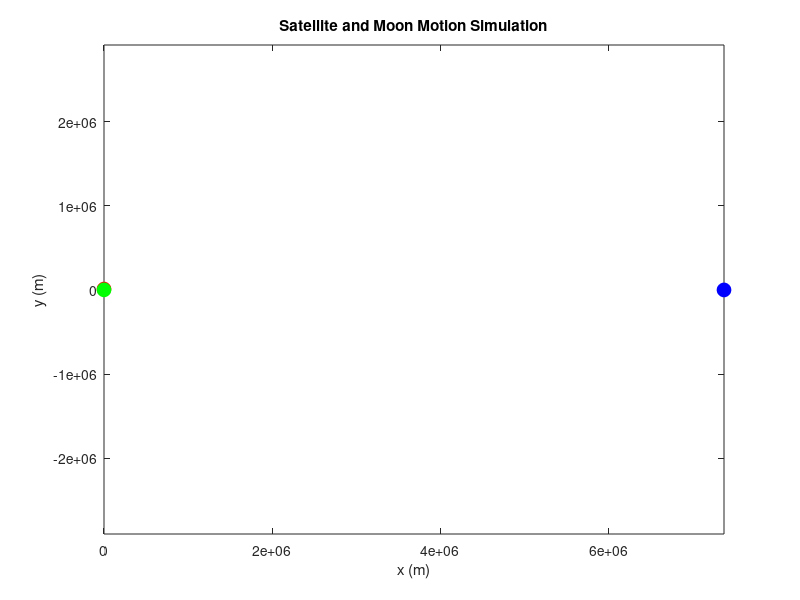

This figure's MATLAB source: (Note: this script raises an error after producing the figure.)
% Define constants
G = 6.67430e-11; % Gravitational constant in m^3 kg^-1 s^-2
M_earth = 5.972e24; % Mass of Earth in kg
M_moon = 7.348e22; % Mass of Moon in kg
R_earth = 6371e3; % Radius of Earth in m
R_moon = 1737e3; % Radius of Moon in m
d = 384400e3; % Distance between Earth and Moon in m
delay = 0.1; % Delay between frames in seconds
nframes = 200; % Number of frames to generate
filename = 'live_plot.gif'; % Name of the GIF file

% Initial conditions
r0_sat = [R_earth+1000e3, 0]; % Initial position of satellite (in meters from the center of the Earth)
v0_sat = [0, sqrt(G*M_earth/norm(r0_sat))+2977.5]; % Initial velocity of satellite (tangential)
r0_moon = [d, 0]; % Initial position of moon (in meters from the center of the Earth)
v0_moon = [0, sqrt(G*M_earth/norm(r0_moon))]; % Initial velocity of moon (tangential)

% Define the system of differential equations
f = @(t, y) [y(3); y(4); 
    -G*(M_earth*y(1)/norm(y(1:2))^3 + M_moon*(y(1)-y(5))/norm(y(1:2)-y(5:6))^3); 
    -G*(M_earth*y(2)/norm(y(1:2))^3 + M_moon*(y(2)-y(6))/norm(y(1:2)-y(5:6))^3); 
    y(7); 
    y(8); 
    -G*(M_earth*y(5)/norm(y(5:6))^3); 
    -G*(M_earth*y(6)/norm(y(5:6))^3)];

% Define a more detailed time vector
tspan = linspace(0, 20*86400, 7000);

% Solve the system using ode45
[t, y] = ode45(f, tspan, [r0_sat, v0_sat, r0_moon, v0_moon]);

% Plot the satellite's and moon's trajectories
figure
h_earth = plot(y(1,1), y(1,2), 'b');
hold on
h_sat = plot(y(1,3), y(1,4), 'r');
h_moon = plot(y(1,7), y(1,8), 'g');
axis equal
title('Satellite and Moon Motion Simulation')
xlabel('x (m)')
ylabel('y (m)')

% Add markers for the satellite and moon
earth = plot(y(1,1), y(1,2), 'bo', 'MarkerSize', 10, 'MarkerFaceColor', 'b');
satellite = plot(y(1,3), y(1,4), 'ro', 'MarkerSize', 10, 'MarkerFaceColor', 'r');
moon = plot(y(1,7), y(1,8), 'go', 'MarkerSize', 10, 'MarkerFaceColor', 'g');

% Calculate the distance between the satellite and the Moon at each time step
dist = sqrt((y(:,3)-y(:,7)).^2 + (y(:,4)-y(:,8)).^2);

% Find the minimum distance
[min_dist, idx] = min(dist);

% Convert the time at closest approach from seconds to hours, minutes, and seconds
closest_approach_time = datestr(t(idx)/86400, 'HH:MM:SS');

% Display the closest approach and annotations
text(-2.8e8, 1e8, ['Closest approach: ', num2str(min_dist/1e3), ' km at t = ', closest_approach_time])
text(0,-0.3e8,'Earth')

%Create the file and write the header
imwrite(im, map, filename, 'gif', 'Loopcount', inf, 'DelayTime', delay);

% Update the plot in real time
for k = 2:length(t)
    set(h_sat, 'XData', y(1:k,1), 'YData', y(1:k,2));
    set(satellite, 'XData', y(k,1), 'YData', y(k,2));
    set(h_moon, 'XData', y(1:k,5), 'YData', y(1:k,6));
    set(moon, 'XData', y(k,5), 'YData', y(k,6));
    
    % Select only every 100th frame of simulation
    if mod(k, 100) == 0
        
        % Capture the frame
        frame = getframe(gcf);

        % Convert the frame to an indexed image
        [im, map] = rgb2ind(frame.cdata, 256, 'nodither');

        % For the subsequent frames, append to the file
        imwrite(im, map, filename, 'gif', 'WriteMode', 'append', 'DelayTime', delay);
   
    end
   
end
